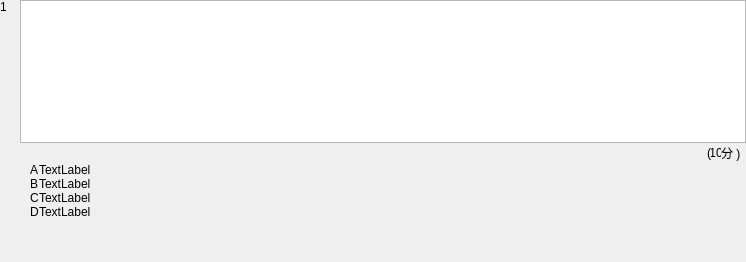
<?xml version="1.0" encoding="UTF-8"?>
<ui version="4.0">
 <class>ExamChoiceQusetionFrame</class>
 <widget class="QFrame" name="ExamChoiceQusetionFrame">
  <property name="geometry">
   <rect>
    <x>0</x>
    <y>0</y>
    <width>746</width>
    <height>262</height>
   </rect>
  </property>
  <property name="windowTitle">
   <string>Frame</string>
  </property>
  <layout class="QVBoxLayout" name="verticalLayout_5">
   <property name="spacing">
    <number>0</number>
   </property>
   <property name="leftMargin">
    <number>0</number>
   </property>
   <property name="topMargin">
    <number>0</number>
   </property>
   <property name="rightMargin">
    <number>0</number>
   </property>
   <property name="bottomMargin">
    <number>0</number>
   </property>
   <item>
    <layout class="QHBoxLayout" name="horizontalLayout_3">
     <item>
      <layout class="QVBoxLayout" name="verticalLayout_2">
       <item>
        <widget class="QLabel" name="Number">
         <property name="minimumSize">
          <size>
           <width>20</width>
           <height>0</height>
          </size>
         </property>
         <property name="maximumSize">
          <size>
           <width>20</width>
           <height>16777215</height>
          </size>
         </property>
         <property name="text">
          <string>1</string>
         </property>
        </widget>
       </item>
       <item>
        <spacer name="verticalSpacer">
         <property name="orientation">
          <enum>Qt::Vertical</enum>
         </property>
         <property name="sizeHint" stdset="0">
          <size>
           <width>20</width>
           <height>40</height>
          </size>
         </property>
        </spacer>
       </item>
      </layout>
     </item>
     <item>
      <layout class="QVBoxLayout" name="verticalLayout_4">
       <property name="bottomMargin">
        <number>0</number>
       </property>
       <item>
        <layout class="QVBoxLayout" name="verticalLayout_3">
         <item>
          <widget class="QTextEdit" name="Question">
           <property name="enabled">
            <bool>true</bool>
           </property>
          </widget>
         </item>
        </layout>
       </item>
       <item>
        <layout class="QHBoxLayout" name="horizontalLayout">
         <item>
          <spacer name="horizontalSpacer">
           <property name="orientation">
            <enum>Qt::Horizontal</enum>
           </property>
           <property name="sizeHint" stdset="0">
            <size>
             <width>40</width>
             <height>20</height>
            </size>
           </property>
          </spacer>
         </item>
         <item>
          <widget class="QLabel" name="left">
           <property name="minimumSize">
            <size>
             <width>10</width>
             <height>0</height>
            </size>
           </property>
           <property name="maximumSize">
            <size>
             <width>10</width>
             <height>16777215</height>
            </size>
           </property>
           <property name="text">
            <string>(</string>
           </property>
           <property name="alignment">
            <set>Qt::AlignRight|Qt::AlignTrailing|Qt::AlignVCenter</set>
           </property>
          </widget>
         </item>
         <item>
          <widget class="QLabel" name="score">
           <property name="minimumSize">
            <size>
             <width>10</width>
             <height>0</height>
            </size>
           </property>
           <property name="maximumSize">
            <size>
             <width>10</width>
             <height>16777215</height>
            </size>
           </property>
           <property name="text">
            <string>10</string>
           </property>
           <property name="alignment">
            <set>Qt::AlignCenter</set>
           </property>
          </widget>
         </item>
         <item>
          <widget class="QLabel" name="right">
           <property name="minimumSize">
            <size>
             <width>25</width>
             <height>0</height>
            </size>
           </property>
           <property name="maximumSize">
            <size>
             <width>25</width>
             <height>16777215</height>
            </size>
           </property>
           <property name="text">
            <string>分 )</string>
           </property>
          </widget>
         </item>
        </layout>
       </item>
       <item>
        <layout class="QHBoxLayout" name="horizontalLayout_4">
         <property name="bottomMargin">
          <number>0</number>
         </property>
         <item>
          <spacer name="horizontalSpacer_5">
           <property name="orientation">
            <enum>Qt::Horizontal</enum>
           </property>
           <property name="sizeType">
            <enum>QSizePolicy::Fixed</enum>
           </property>
           <property name="sizeHint" stdset="0">
            <size>
             <width>10</width>
             <height>20</height>
            </size>
           </property>
          </spacer>
         </item>
         <item>
          <layout class="QVBoxLayout" name="verticalLayout_6">
           <item>
            <widget class="QLabel" name="label_2">
             <property name="text">
              <string>A</string>
             </property>
            </widget>
           </item>
           <item>
            <widget class="QLabel" name="label_4">
             <property name="text">
              <string>B</string>
             </property>
            </widget>
           </item>
           <item>
            <widget class="QLabel" name="label_3">
             <property name="text">
              <string>C</string>
             </property>
            </widget>
           </item>
           <item>
            <widget class="QLabel" name="label">
             <property name="text">
              <string>D</string>
             </property>
            </widget>
           </item>
          </layout>
         </item>
         <item>
          <layout class="QVBoxLayout" name="verticalLayout_7">
           <item>
            <widget class="QLabel" name="Result_A">
             <property name="text">
              <string>TextLabel</string>
             </property>
            </widget>
           </item>
           <item>
            <widget class="QLabel" name="Result_B">
             <property name="text">
              <string>TextLabel</string>
             </property>
            </widget>
           </item>
           <item>
            <widget class="QLabel" name="Result_C">
             <property name="text">
              <string>TextLabel</string>
             </property>
            </widget>
           </item>
           <item>
            <widget class="QLabel" name="Result_D">
             <property name="text">
              <string>TextLabel</string>
             </property>
            </widget>
           </item>
          </layout>
         </item>
         <item>
          <spacer name="horizontalSpacer_4">
           <property name="orientation">
            <enum>Qt::Horizontal</enum>
           </property>
           <property name="sizeHint" stdset="0">
            <size>
             <width>40</width>
             <height>20</height>
            </size>
           </property>
          </spacer>
         </item>
        </layout>
       </item>
      </layout>
     </item>
    </layout>
   </item>
   <item>
    <spacer name="verticalSpacer_3">
     <property name="orientation">
      <enum>Qt::Vertical</enum>
     </property>
     <property name="sizeHint" stdset="0">
      <size>
       <width>17</width>
       <height>92</height>
      </size>
     </property>
    </spacer>
   </item>
  </layout>
 </widget>
 <resources/>
 <connections/>
</ui>
